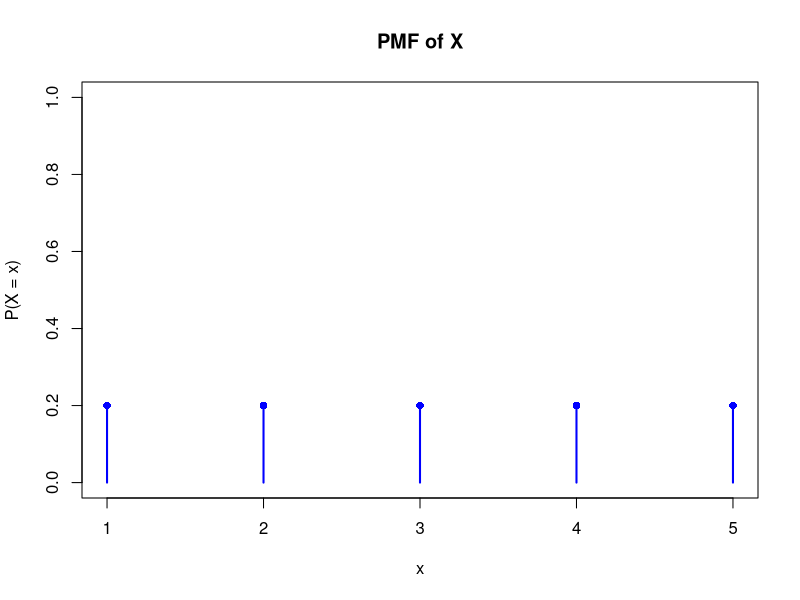
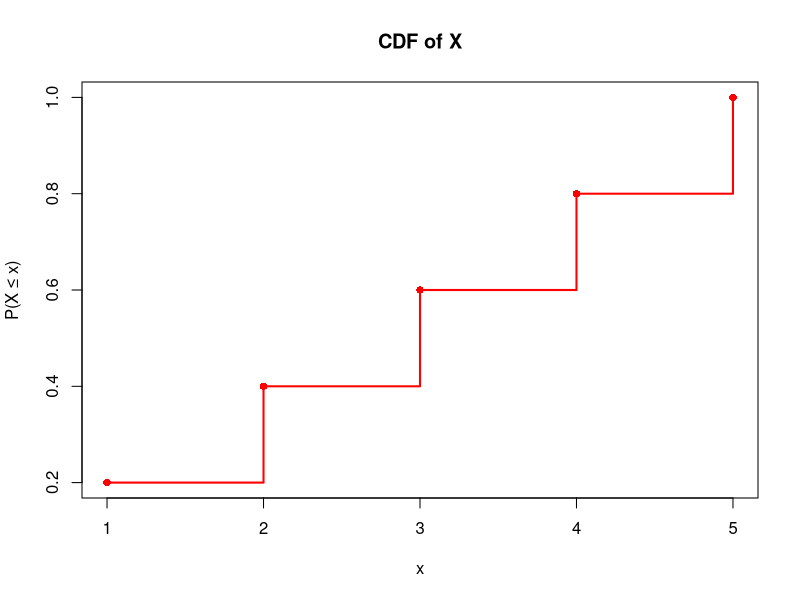

Write the R code that produced these figures, in order.
## ---- chunk 1
set.seed(2025) # set seed for reproducibility
sample(1:6, 10, replace=TRUE)  # Rolling a fair six-sided die 10 times
sample(1:6, 100, replace=TRUE) # 100 times
sample(1:6, 1000, replace=TRUE) # 1000 times
## ---- chunk 2
set.seed(2025) # set seed for reproducibility
mean(sample(1:6,1000,replace=TRUE)) 
## ---- chunk 3
mean(sample(1:6,1000,replace=TRUE)) 
mean(sample(1:6,1000,replace=TRUE)) 
mean(sample(1:6,1000,replace=TRUE)) 
mean(sample(1:6,1000,replace=TRUE)) 
mean(sample(1:6,1000,replace=TRUE)) 
## ---- chunk 4
numerator <- 1
denominator <- factorial(10) / (factorial(3)*factorial(3)*factorial(2))

(prob <- numerator/denominator)
## ---- chunk 5
x <- 1:5

# PMF: Each has equal probability
pmf <- rep(1/5, length(x))

# CDF: Cumulative sum of PMF
cdf <- cumsum(pmf)

# Plot PMF
plot(x, pmf, type="h", lwd=2, col="blue", ylim=c(0, 1),
     main="PMF of X", ylab="P(X = x)", xlab="x")
points(x, pmf, pch=16, col="blue")

# Plot CDF
plot(x, cdf, type="s", lwd=2, col="red",
     main="CDF of X", ylab="P(X ≤ x)", xlab="x")
points(x, cdf, pch=16, col="red")

## ---- chunk 6
dbinom(0, 6, 0.8)
## ---- chunk 7
pbinom(4, 6, 0.8)
